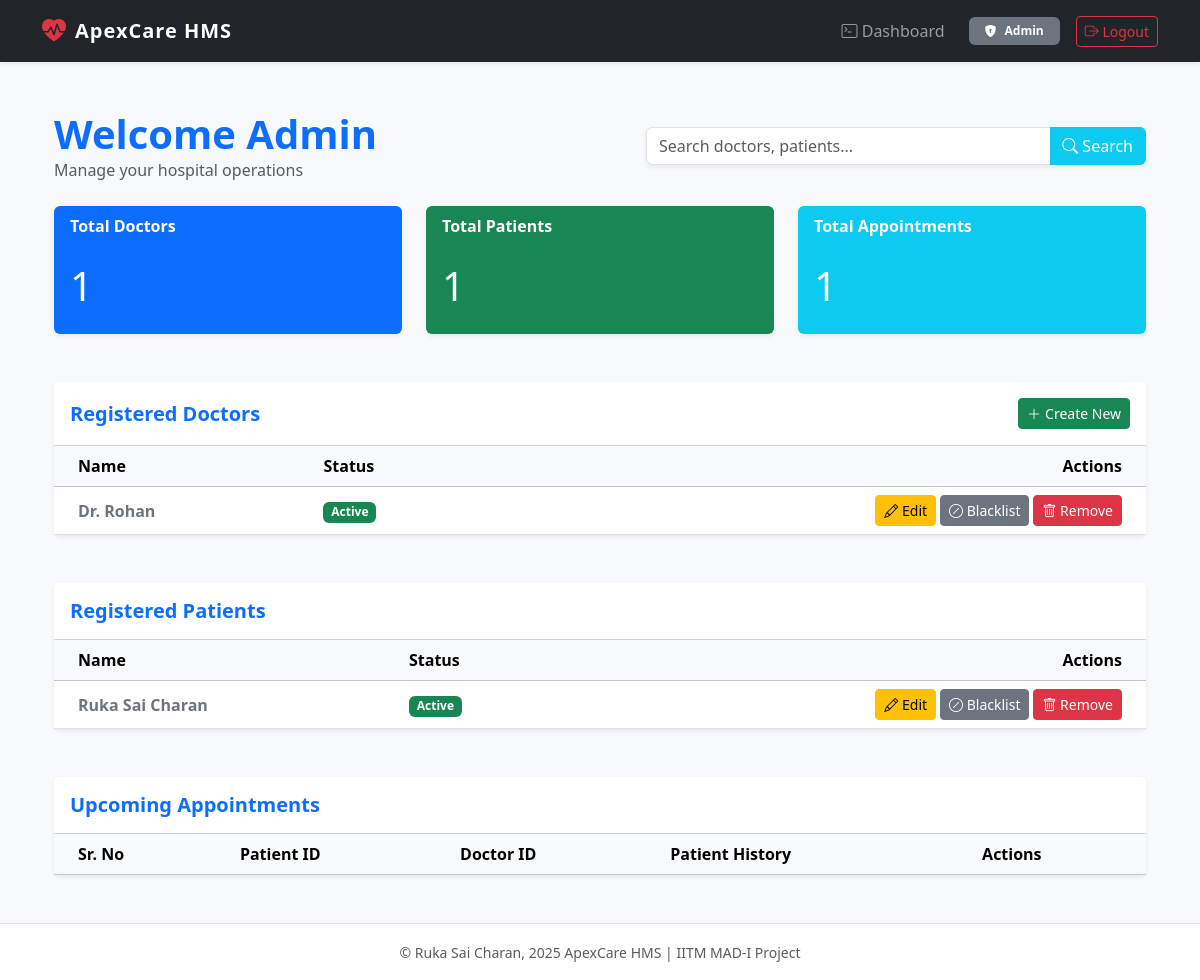
The app's page /admin/dashboard (signed in), older data.
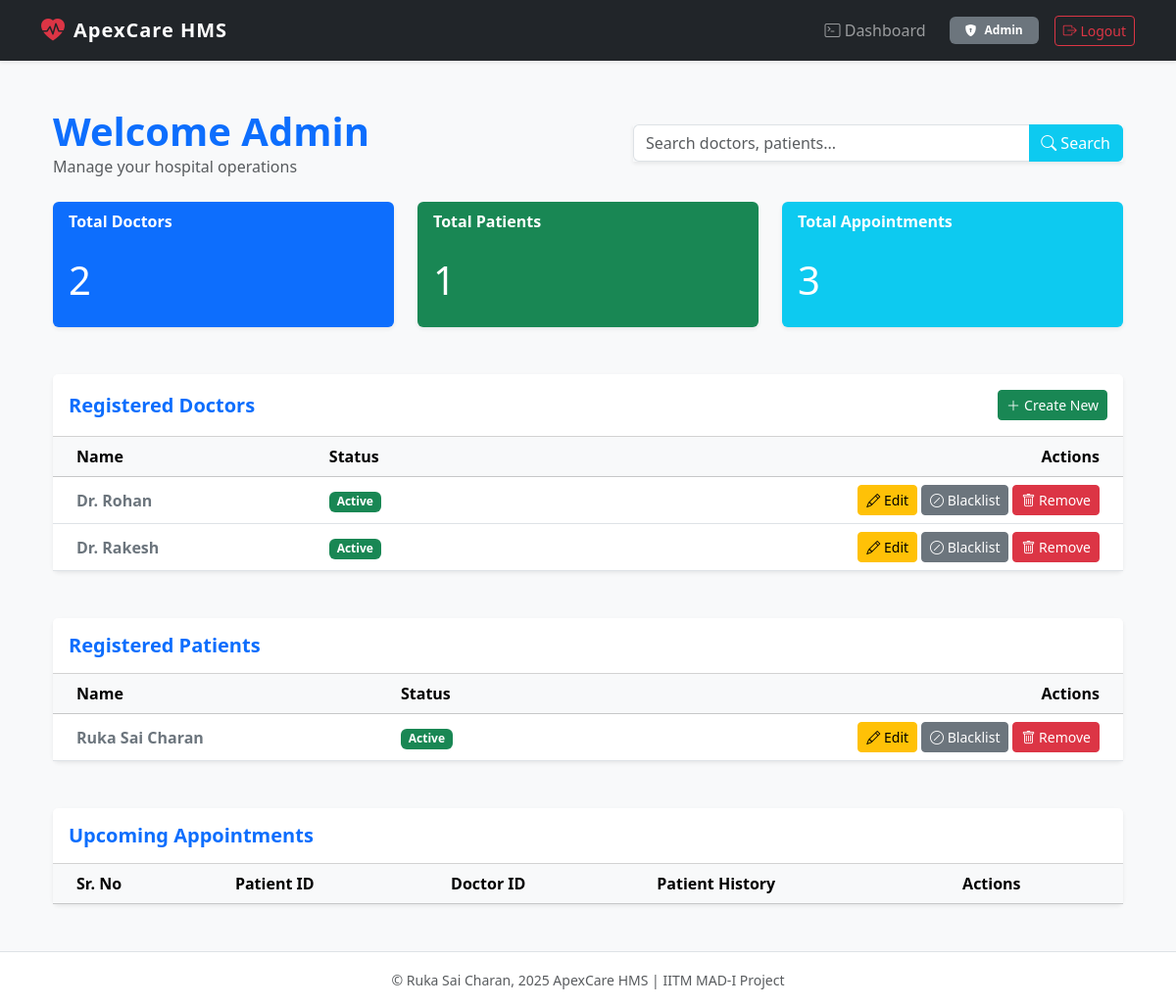
The same page, newer data.
### models.py (models this page shows)
class Doctor(db.Model):
    id = db.Column(db.Integer, primary_key=True)
    user_id = db.Column(db.Integer, db.ForeignKey('user.id'), nullable=False)
    department_id = db.Column(db.Integer, db.ForeignKey('department.id'), nullable=False)
    name = db.Column(db.String(100), nullable=False)
    dob = db.Column(db.DateTime, nullable=False)
    experience = db.Column(db.Integer, nullable=False)
    specialization = db.Column(db.String(100), nullable=False)
    qualifications = db.Column(db.String(100), nullable=True)
    availability = db.Column(db.String(200), default='{}')

class User(db.Model):
    id = db.Column(db.Integer, primary_key=True)
    username = db.Column(db.String(150), unique=True, nullable=False)
    password = db.Column(db.String(150), nullable=False)
    role = db.Column(db.String(50), nullable=False) # 'admin', 'doctor', 'patient'
    status = db.Column(db.String(50), nullable=False, default='active') # active, blacklisted

class Patient(db.Model):
    id = db.Column(db.Integer, primary_key=True)
    user_id = db.Column(db.Integer, db.ForeignKey('user.id'), nullable=False)
    name = db.Column(db.String(100), nullable=False)
    contact = db.Column(db.String(100))

### app.py (the view)
@app.route('/admin/dashboard')
def admin_dashboard():
    if 'user_id' not in session:
        flash('Please log in to access this page.')
        return redirect(url_for('login'))
    if session.get('role') != 'admin':
        flash('You do not have permission to access this page.')
        return redirect(url_for('dashboard'))
    doctor_count = Doctor.query.count()
    patient_count = Patient.query.count()
    appointment_count = Appointment.query.count()
    doctors = db.session.query(Doctor, User).join(User, Doctor.user_id == User.id).all()
    patients = db.session.query(Patient, User).join(User, Patient.user_id == User.id).all()
    appointments = Appointment.query.filter_by(status="Booked").all()
    departments = Department.query.all()
    form = AddDoctorForm()
    form.department.choices = [(d.id, d.name) for d in departments]
    return render_template(
        'admin_dashboard.html',
        doctor_count=doctor_count,
        patient_count=patient_count,
        appointment_count=appointment_count,
        doctors=doctors, # (Doctor, User)
        patients=patients, # (Patient, User)
        appointments=appointments,
        form=form  # pass the form to the template
    )

### forms.py (shortened to what this page needs)
class AddDoctorForm(FlaskForm):
    name = StringField('Full Name', validators=[DataRequired(), Length(min=2, max=100)])
    dob = DateField('Date of Birth', format='%Y-%m-%d', validators=[DataRequired()])
    specialization = StringField('Specialization', validators=[DataRequired(), Length(min=4, max=150)])
    experience =  IntegerField('Experience', validators=[DataRequired(), NumberRange(min=0)])
    department = SelectField('Department', coerce=int, validators=[DataRequired()])
    qualifications = StringField('Qualifications', validators=[DataRequired(), Length(min=4, max=150)])
    submit = SubmitField('Add Doctor')

### templates/admin_dashboard.html (shortened to what this page needs)
{% extends "base.html" %}
{% block content %}
<div class="container-fluid py-4">
    <div class="d-flex flex-column flex-md-row justify-content-between align-items-center mb-4 gap-3">
        <div>
            <h1 class="fw-bold text-primary mb-0">Welcome Admin</h1>
            <p class="text-muted mb-0">Manage your hospital operations</p>
        </div>
        <div class="w-100 w-md-50" style="max-width: 500px;">
            <form method="GET" action="{{ url_for('admin_search') }}">
                <div class="input-group shadow-sm">
                    <input type="text" class="form-control border-end-0" placeholder="Search doctors, patients..." name="query" required>
                    <button class="btn btn-info text-white border-start-0" type="submit">
                        <i class="bi bi-search"></i> Search
                    </button>
                </div>
            </form>
        </div>
    </div>
    <div class="row row-cols-1 row-cols-md-3 g-4 mb-5">
        <div class="col">
            <div class="card text-white bg-primary shadow-sm h-100 border-0">
                <div class="card-header bg-transparent border-0 fw-bold">Total Doctors</div>
                <div class="card-body">
                    <h2 class="card-title display-6">{{ doctor_count }}</h2>
                </div>
            </div>
        </div>
        <div class="col">
            <div class="card text-white bg-success shadow-sm h-100 border-0">
                <div class="card-header bg-transparent border-0 fw-bold">Total Patients</div>
                <div class="card-body">
                    <h2 class="card-title display-6">{{ patient_count }}</h2>
                </div>
            </div>
        </div>
        <div class="col">
            <div class="card text-white bg-info shadow-sm h-100 border-0">
                <div class="card-header bg-transparent border-0 fw-bold">Total Appointments</div>
                <div class="card-body">
                    <h2 class="card-title display-6">{{ appointment_count }}</h2>
                </div>
            </div>
        </div>
    </div>
    <div class="card shadow-sm border-0 mb-5">
        <div class="card-header bg-white py-3 d-flex justify-content-between align-items-center">
            <h5 class="mb-0 text-primary fw-bold">Registered Doctors</h5>
            <form action="{{ url_for('add_doctor') }}">
                <button class="btn btn-success btn-sm d-flex align-items-center" type="submit">
                    <i class="bi bi-plus-lg me-1"></i> Create New
                </button>
            </form>
        </div>
        <div class="card-body p-0">
            <div class="table-responsive">
                <table class="table table-hover align-middle mb-0">
                    <thead class="table-light">
                        <tr>
                            <th class="ps-4">Name</th>
                            <th>Status</th>
                            <th class="text-end pe-4">Actions</th>
                        </tr>
                    </thead>
                    <tbody>
                        {% for doctor, user in doctors %}
                        <tr>
                            <td class="ps-4 fw-bold text-secondary">Dr. {{ doctor.name }}</td>
                            <td>
                                <span class="badge {{ 'bg-success' if user.status == 'active' else 'bg-danger' }}">
                                    {{ user.status|capitalize }}
                                </span>
                            </td>
                            <td class="text-end pe-4">
                                <div class="d-flex justify-content-end gap-1 flex-wrap">
                                    <a href="{{ url_for('edit_doctor', doctor_id=doctor.id) }}" class="btn btn-warning btn-sm">
                                        <i class="bi bi-pencil"></i> Edit
                                    </a>
                                    {% if user.status == 'active' %}
                                        <a href="{{ url_for('toggle_blacklist', user_id=user.id) }}" class="btn btn-secondary btn-sm">
                                            <i class="bi bi-slash-circle"></i> Blacklist
                                        </a>
                                    {% else %}
                                        <a href="{{ url_for('toggle_blacklist', user_id=user.id) }}" class="btn btn-success btn-sm">
                                            <i class="bi bi-check-circle"></i> Activate
                                        </a>
                                    {% endif %}
                                    <a href="{{ url_for('remove_user', user_id=user.id) }}"
                                       class="btn btn-danger btn-sm"
                                       onclick="return confirm('Are you sure you want to PERMANENTLY remove this user? This cannot be undone.')">
                                       <i class="bi bi-trash"></i> Remove
                                    </a>
                                </div>
                            </td>
                        </tr>
                        {% endfor %}
                    </tbody>
                </table>
            </div>
        </div>
    </div>
    <div class="card shadow-sm border-0 mb-5">
        <div class="card-header bg-white py-3">
            <h5 class="mb-0 text-primary fw-bold">Registered Patients</h5>
        </div>
        <div class="card-body p-0">
            <div class="table-responsive">
                <table class="table table-hover align-middle mb-0">
                    <thead class="table-light">
                        <tr>
                            <th class="ps-4">Name</th>
                            <th>Status</th>
                            <th class="text-end pe-4">Actions</th>
                        </tr>
                    </thead>
                    <tbody>
                        {% for patient, user in patients %}
                        <tr>
                            <td class="ps-4 fw-bold text-secondary">{{ patient.name }}</td>
                            <td>
                                <span class="badge {{ 'bg-success' if user.status == 'active' else 'bg-danger' }}">
                                    {{ user.status|capitalize }}
                                </span>
                            </td>
                            <td class="text-end pe-4">
                                <div class="d-flex justify-content-end gap-1 flex-wrap">
                                    <a href="{{ url_for('edit_patient', patient_id=patient.id) }}" class="btn btn-warning btn-sm">
                                        <i class="bi bi-pencil"></i> Edit
                                    </a>
                                    {% if user.status == 'active' %}
                                        <a href="{{ url_for('toggle_blacklist', user_id=user.id) }}" class="btn btn-secondary btn-sm">
                                            <i class="bi bi-slash-circle"></i> Blacklist
                                        </a>
                                    {% else %}
                                        <a href="{{ url_for('toggle_blacklist', user_id=user.id) }}" class="btn btn-success btn-sm">
                                            <i class="bi bi-check-circle"></i> Activate
                                        </a>
                                    {% endif %}
                                    <a href="{{ url_for('remove_user', user_id=user.id) }}"
                                       class="btn btn-danger btn-sm"
                                       onclick="return confirm('Are you sure you want to PERMANENTLY remove this user? This cannot be undone.')">
                                       <i class="bi bi-trash"></i> Remove
                                    </a>
                                </div>
                            </td>
                        </tr>
                        {% endfor %}
                    </tbody>
                </table>
            </div>
        </div>
    </div>
    <div class="card shadow-sm border-0 mb-4">
        <div class="card-header bg-white py-3">
            <h5 class="mb-0 text-primary fw-bold">Upcoming Appointments</h5>
        </div>
        <div class="card-body p-0">
            <div class="table-responsive">
                <table class="table table-hover align-middle mb-0">
                    <thead class="table-light">
                        <tr>
                            <th class="ps-4">Sr. No</th>
                            <th>Patient ID</th>
                            <th>Doctor ID</th>
                            <th>Patient History</th>
                            <th>Actions</th>
                        </tr>
                    </thead>
                </table>
            </div>
        </div>
    </div>
</div>
{% endblock %}

### templates/base.html (shortened to what this page needs)
<!doctype html>
<html lang="en">
  <head>
    <link href="https://cdn.jsdelivr.net/npm/bootstrap@5.3.3/dist/css/bootstrap.min.css" rel="stylesheet">
    <link rel="stylesheet" href="https://cdn.jsdelivr.net/npm/bootstrap-icons@1.11.3/font/bootstrap-icons.min.css">
  </head>
  <body class="bg-light">
    <nav class="navbar navbar-expand-lg navbar-dark bg-dark shadow-sm sticky-top">
      <div class="container">
        <a class="navbar-brand d-flex align-items-center" href="{{ url_for('index') }}">
            <i class="bi bi-heart-pulse-fill text-danger me-2" style="font-size: 1.5rem;"></i>
            ApexCare HMS
        </a>
        <div class="collapse navbar-collapse" id="navbarNav">
          <ul class="navbar-nav ms-auto align-items-center">
            {% if session.user_id %}
                <li class="nav-item">
                    <a class="nav-link" href="{{ url_for('dashboard') }}">
                        <i class="bi bi-terminal"></i> Dashboard
                    </a>
                </li>
                <li class="nav-item d-flex align-items-center text-light mx-3">
                    <span class="badge bg-secondary d-flex align-items-center px-3 py-2">
                        {% if session.role == 'admin' %}
                            <i class="bi bi-shield-lock-fill me-2"></i>
                        {% elif session.role == 'doctor' %}
                            <i class="bi bi-person-badge-fill me-2"></i>
                        {% elif session.role == 'patient' %}
                            <i class="bi bi-person-circle me-2"></i>
                        {% endif %}
                        {{ session.role|capitalize }}
                    </span>
                </li>
                <li class="nav-item">
                    <a class="btn btn-outline-danger btn-sm" href="{{ url_for('logout') }}">
                        <i class="bi bi-box-arrow-right"></i> Logout
                    </a>
                </li>
            {% endif %}
          </ul>
        </div>
      </div>
    </nav>
    <div class="container mt-4" style="min-height: 80vh;">
      {% block content %}{% endblock %}
    </div>
    <footer class="footer mt-auto py-3 bg-white text-center text-muted border-top">
        <div class="container">
            <span class="small">© Ruka Sai Charan, 2025 ApexCare HMS | IITM MAD-I Project</span>
        </div>
    </footer>
  </body>
</html>

### templates/base.html (style rules this page uses)
.navbar-brand { font-weight: bold; letter-spacing: 1px; }
.nav-link { margin-left: 10px; }

Row changes from the older to the newer data that the page shows:
added Doctor: name "Rakesh", status "Active"
Text that changed along with them:
{{ doctor_count }}: "1" → "2"
{{ appointment_count }}: "1" → "3"
